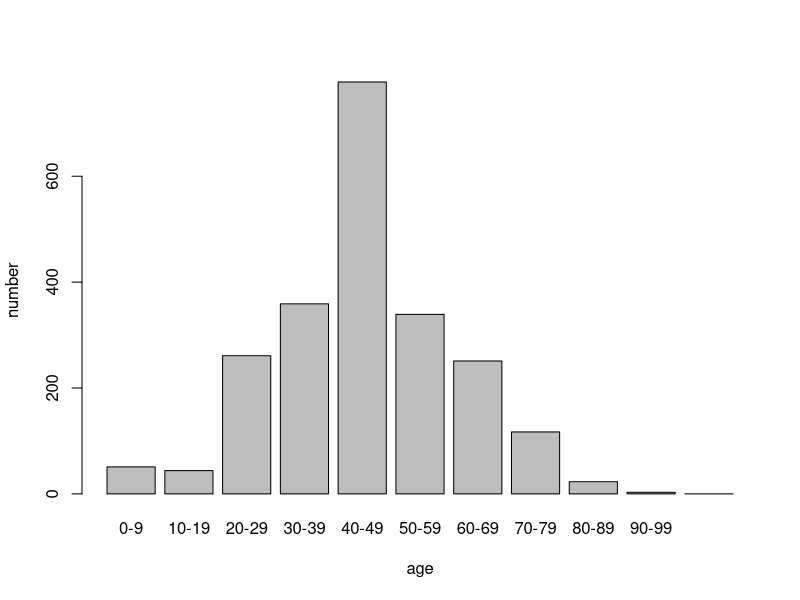
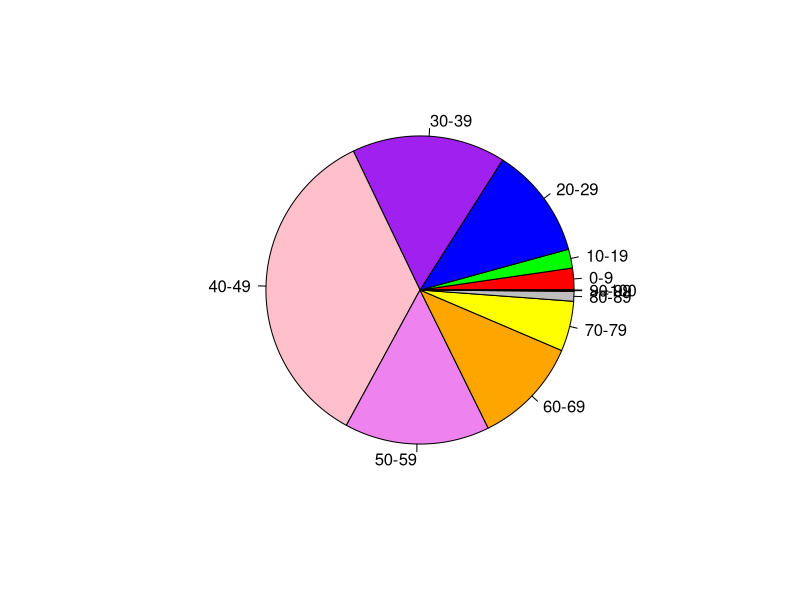
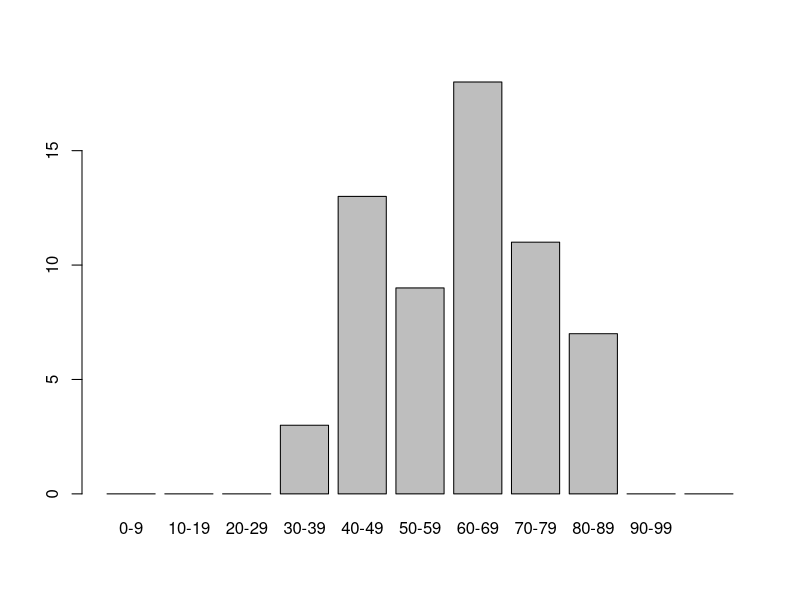
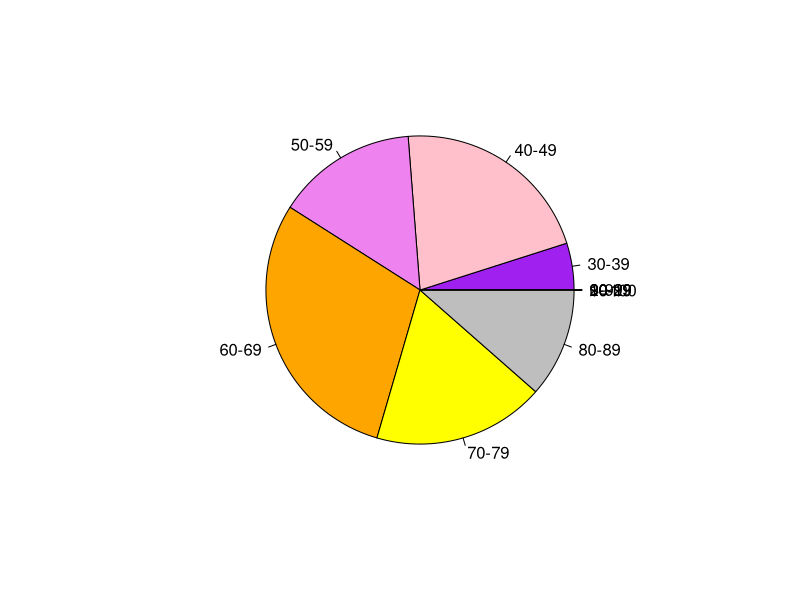
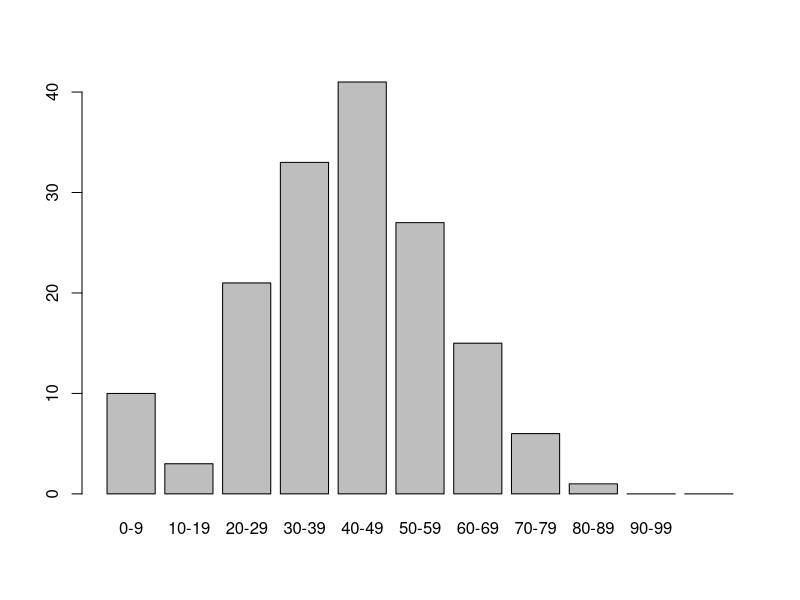
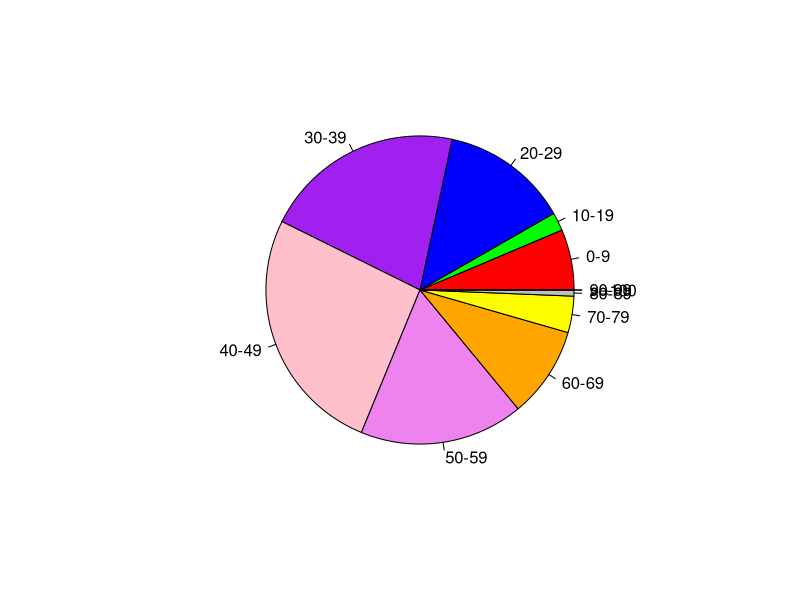
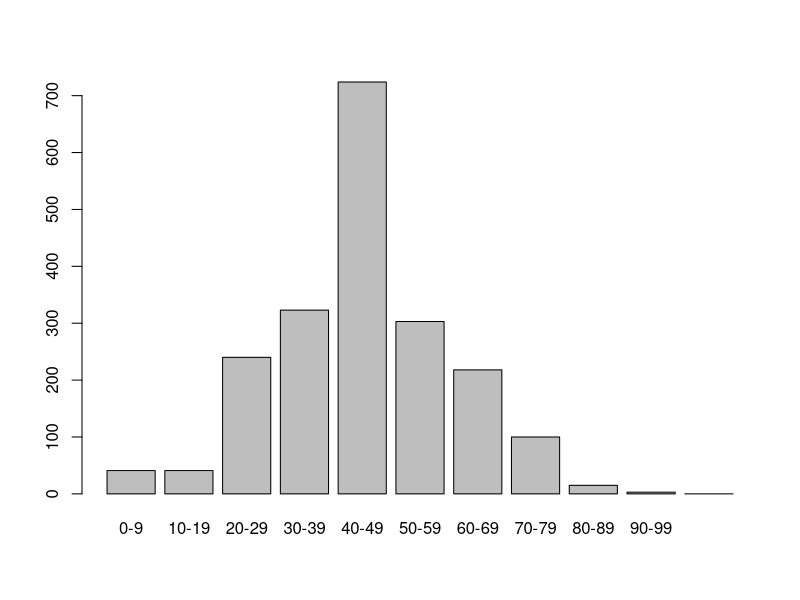
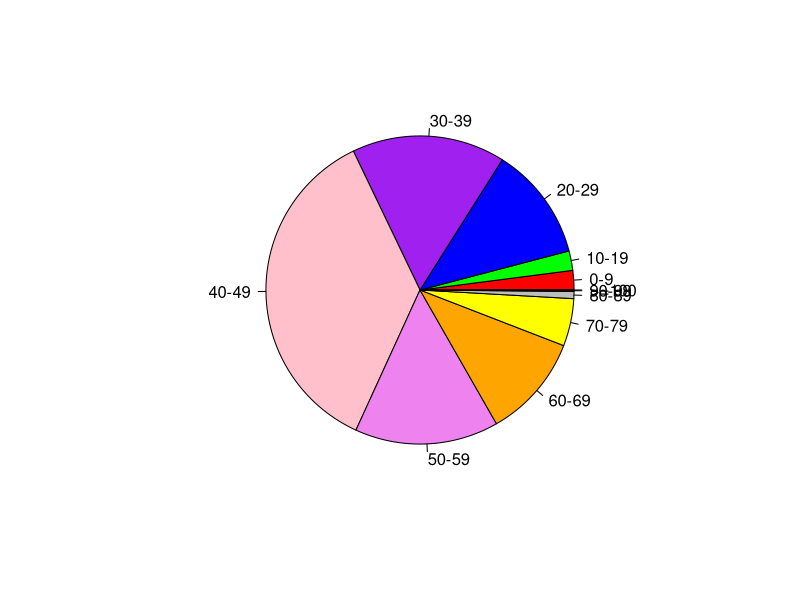

Write the R code that produced these figures, in order.
setwd("E:\\4th Year\\Big data\\project")
rm(list = ls())

analysisData <- read.csv("finalData.csv",header = TRUE)
analysisData <- analysisData[!(duplicated(analysisData)),]
analysisData$age[analysisData$age == "N/A" | analysisData$age == ""] <- NA
analysisData$age <- as.numeric(analysisData$age)
myAge <- analysisData$age[ !(is.na(analysisData$age))] 

ageMean <- as.integer(mean(myAge))
analysisData$age[ (is.na(analysisData$age))] <- ageMean
analysisData$age <- cut(analysisData$age, c(0, 10,20,30,40,50,60,70,80,90,100,Inf), 
                labels=c('0-9', '10-19', '20-29', '30-39', '40-49',
                         '50-59','60-69','70-79','80-89','90-99','>=100'))

color <- c("red","green","blue","purple","pink","violet",
            "orange","yellow","grey","brown","white")
ages<-table(analysisData$age)
barplot(ages,xlab="age",ylab = "number")  
pie(ages , col = color)


analysisData$death[(analysisData$death != "0")] <- 1
analysisData$recovered[(analysisData$recovered != "0")] <- 1

dAges <- table(analysisData[analysisData$death == 1 , c("age")])
barplot(dAges)
pie(dAges , col = color)

rAges <- table(analysisData[analysisData$recovered == 1 , c("age")])
barplot(rAges)
pie(rAges , col = color)

iAges <- table(analysisData[analysisData$recovered == 0 & analysisData$death == 0 , c("age")])
barplot(iAges)
pie(iAges , col = color)
analysisData$gender <- as.character(analysisData$gender)
analysisData$gender[analysisData$gender == "N/A" | analysisData$gender == ""] <- NA

myG <- analysisData$gender[ !(is.na(analysisData$gender))]
getmode <- function(v) {
  uniqv <- unique(v)
  uniqv[which.max(tabulate(match(v, uniqv)))]
}
mode <- (getmode(myG))
analysisData$gender[ (is.na(analysisData$gender))] <- "M"

fAges <- table(analysisData[analysisData$gender == "F" , c("age")])
barplot(fAges)
pie(fAges , col = color)

mAges <- table(analysisData[analysisData$gender == "M" , c("age")])
barplot(mAges)
pie(mAges , col = color)

gender<- table(analysisData$gender)
barplot(gender)
pie(gender,col = c("pink","blue"))

recGender <- table(analysisData[analysisData$recovered == 1 , c("gender")])
barplot(recGender,col = c("pink","blue"))
pie(recGender,col = c("pink","blue"))

dGender <- table(analysisData[analysisData$death == 1 , c("gender")])
barplot(dGender,col = c("pink","blue"))
pie(dGender,col = c("pink","blue"))


